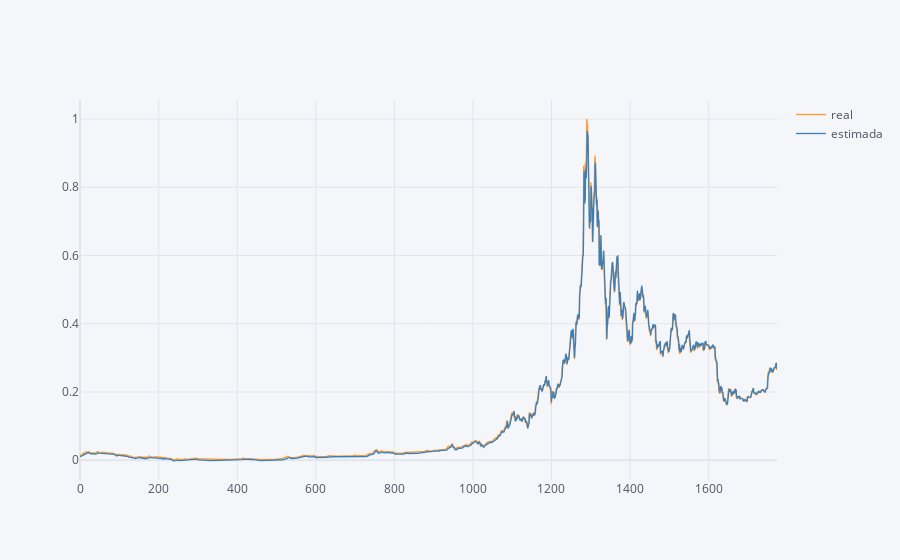

Notebook code cell kept with this figure:
### Code cell
pred = pd.DataFrame(yt, columns=['real'] )


pred["estimada"] = model.predict(xt)


import cufflinks as cf
cf.go_offline()

pred.iplot()

### Figure 1 — Plotly figure (JSON) as saved in the notebook; plotly's stock layout.template omitted (floating-point values rounded to 4 significant figures; data arrays with more than 128 entries replaced by an {"elided": "..."} marker saying what was removed)
{"data": [{"line": {"color": "rgba(255, 153, 51, 1.0)", "dash": "solid", "shape": "linear", "width": 1.3}, "mode": "lines", "name": "real", "text": "", "type": "scatter", "x": {"elided": "1775 int values"}, "y": {"elided": "1775 float values"}}, {"line": {"color": "rgba(55, 128, 191, 1.0)", "dash": "solid", "shape": "linear", "width": 1.3}, "mode": "lines", "name": "estimada", "text": "", "type": "scatter", "x": {"elided": "1775 int values"}, "y": {"elided": "1775 float values"}}], "layout": {"legend": {"bgcolor": "#F5F6F9", "font": {"color": "#4D5663"}}, "paper_bgcolor": "#F5F6F9", "plot_bgcolor": "#F5F6F9", "title": {"font": {"color": "#4D5663"}}, "xaxis": {"gridcolor": "#E1E5ED", "showgrid": true, "tickfont": {"color": "#4D5663"}, "title": {"font": {"color": "#4D5663"}, "text": ""}, "zerolinecolor": "#E1E5ED"}, "yaxis": {"gridcolor": "#E1E5ED", "showgrid": true, "tickfont": {"color": "#4D5663"}, "title": {"font": {"color": "#4D5663"}, "text": ""}, "zerolinecolor": "#E1E5ED"}}}
